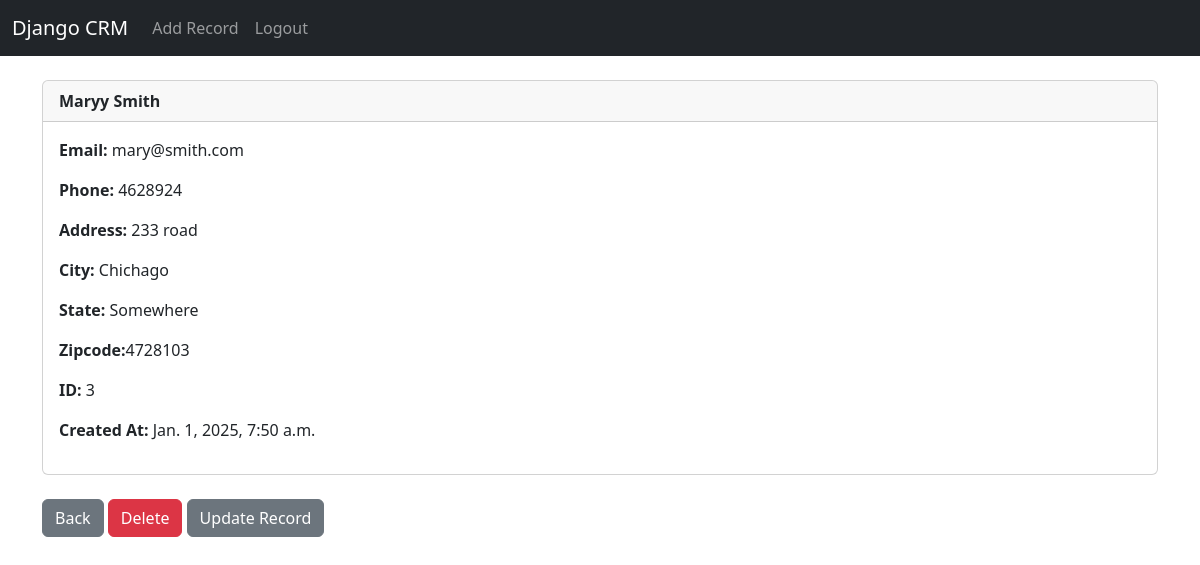
Screenshot of /record/3 (signed in) with the database file from the repository.
### website/models.py (models this page shows, shortened)
class Record(models.Model):
    created_at = models.DateTimeField(auto_now_add = True)
    first_name = models.CharField(max_length=50)
    last_name = models.CharField(max_length=50)
    email = models.CharField(max_length=100)
    phone = models.CharField(max_length=15)
    address = models.CharField(max_length=100)
    city = models.CharField(max_length=50)
    state = models.CharField(max_length=50)
    zipcode = models.CharField(max_length=20)

### website/views.py (the view)
# urls.py: path('record/<int:pk>', views.customer_record, name='record'),
def customer_record(request, pk):
    if request.user.is_authenticated:
        customer_record = Record.objects.get(id=pk)
        return render(request, 'record.html', {'customer_record': customer_record})
    else:
        messages.success(request, 'You must be logged in to view that page!')
        return redirect('home')

### website/templates/record.html
{% extends 'base.html' %}
{% block content %}
<div class="card">
    <div class="card-header">
    <strong>{{ customer_record.first_name }} {{ customer_record.last_name }} </strong>
    </div>
    <div class="card-body">
        <p class="card-text"> <strong>Email: </strong>{{ customer_record.email }} </p>
        <p class="card-text"></p><strong>Phone: </strong>{{ customer_record.phone }} </p>
        <p class="card-text"></p><strong>Address: </strong>{{ customer_record.address }} </p>
        <p class="card-text"></p><strong>City: </strong>{{ customer_record.city }} </p>
        <p class="card-text"></p><strong>State: </strong>{{ customer_record.state }} </p>
        <p class="card-text"></p><strong>Zipcode:</strong>{{ customer_record.zipcode }} </p>
        <p class="card-text"></p><strong>ID: </strong>{{ customer_record.id }} </p>
        <p class="card-text"></p><strong>Created At: </strong>{{ customer_record.created_at}} </p>
    </div>
  </div>
<br>
<a href="{% url 'home' %}" class="btn btn-secondary">Back</a>
<a href="{% url 'delete_record' customer_record.id %}" class="btn btn-danger">Delete</a>
<a href="{% url 'update_record' customer_record.id %}" class="btn btn-secondary">Update Record</a>
{% endblock %}

### rows the page displays
Record: first_name "Maryy", last_name "Smith", email "mary@smith.com", phone "4628924", address "233 road", city "Chichago", state "Somewhere", zipcode "4728103", id "3", created_at "Jan. 1, 2025, 7:50 a.m."
